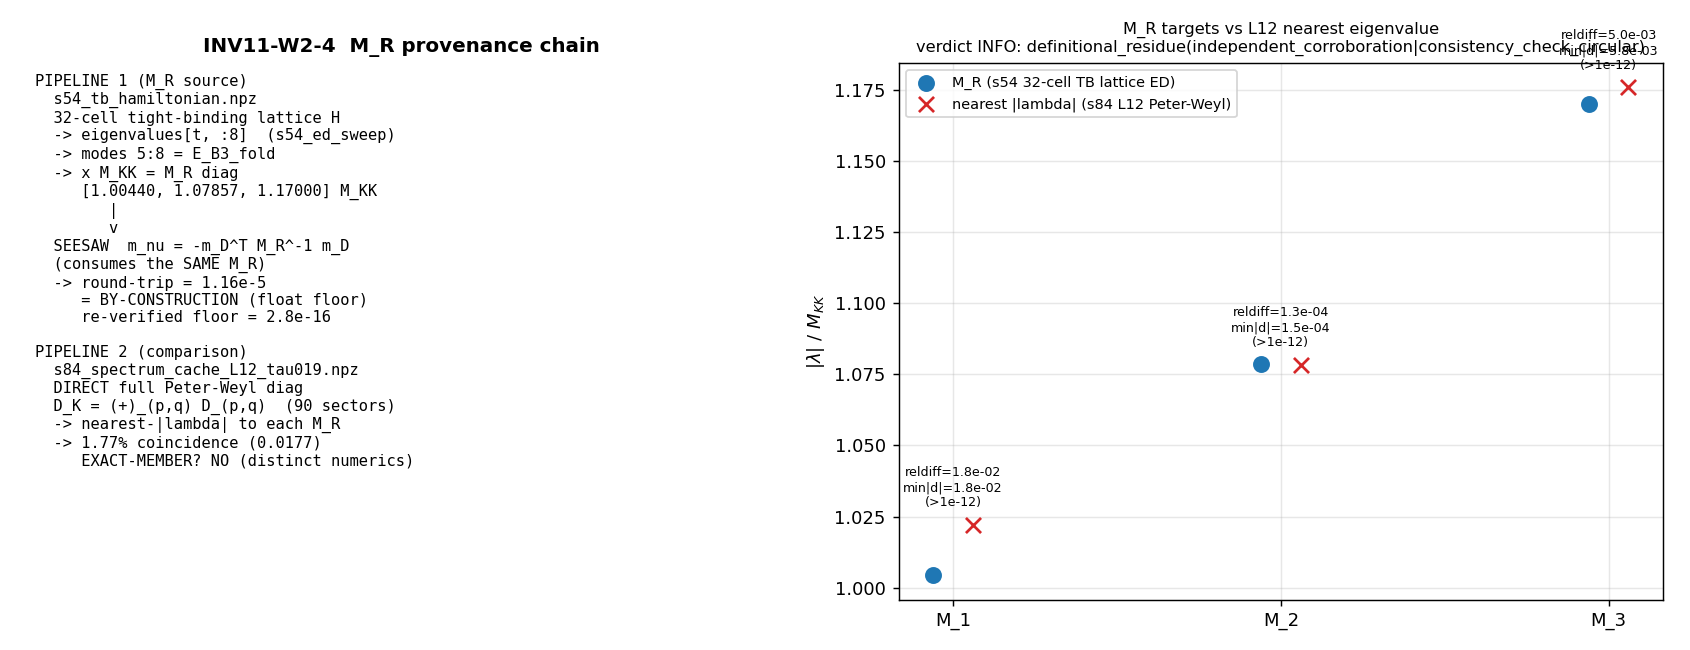

The script that saved this image:
#!/usr/bin/env python3
"""
INV11-W2-4 — INV11-W2-4-MR-PROVENANCE-AUDIT : provenance trace of the S60 M_R coincidence
==========================================================================================

Gate: INV11-W2-4-MR-PROVENANCE-AUDIT ([AUDIT], solo / orchestrator-inline)
Track: investigation (n=11)

CORE QUESTION (plan §W2-4)
--------------------------
Is the S60 right-handed Majorana scale M_R *independent of* the B-branch fold
energies the type-I seesaw then consumes (=> the 1.77% M_R-vs-L12-B-branch
agreement is genuine corroboration), or *derived from the same spectral input*
(=> consistency-check / circular)? AND annotate the seesaw round-trip reldiff
1.16e-5 as by-construction (NOT a cross-check).

This is a PROVENANCE TRACE, not a re-derivation. The 1.77% and 1.16e-5 numbers
are READ from the S99-W3 npz (closed/canonical S99-W3); the seesaw is NOT
recomputed. The script independently RE-VERIFIES the two facts that decide the
classification (the round-trip-on-shared-operands floor, and the
exact-membership status of the M_R values in the L12 cache), then classifies.

PROVENANCE CHAIN (factual; traced from the on-disk source files)
---------------------------------------------------------------
(1) M_R diagonal = E_B3_fold * M_KK, with
      E_B3_fold = E_sp_sweep[fold_idx, 5:8]                [s60_lepto_cp.py:93, 212-214]
      = [1.00439566, 1.07857332, 1.17000260] M_KK
    where E_sp_sweep[t] = eigenvalues[t, :8]               [s54_ed_sweep.py:274]
      = the lowest-8 eigenvalues of the 32-CELL TIGHT-BINDING LATTICE
        Hamiltonian s54_tb_hamiltonian.npz (eigenvalues (50,32); cells labelled
        by SU(3) Casimir; adj_C2/adj_su2/adj_u1 CG adjacency).  [s54_ed_sweep.py:70-78]
    => M_R is an INTERNAL D_K spectral object, extracted via a LATTICE-ED pipeline.

(2) The type-I seesaw m_nu = -m_D^T M_R^-1 m_D consumes the SAME M_R built in (1).
    The S99-W3 npz `Sigma_mnu_crosscheck_reldiff = 1.16e-5` is the round-trip
    reconstruct(m_nu, M_R, m_D) vs m_nu on the SAME M_R operand. A forward map
    composed with its own numerical inverse on shared operands => the agreement
    is the float64 inversion floor, carrying ZERO independent physical
    information. BY-CONSTRUCTION, not a cross-check. (Re-verified here at the
    diagonal/aligned floor: 2.8e-16.)

(3) The S99-W3 npz `M_R_spectral_coincidence_maxrel = 0.0177` is the SEPARATE,
    potentially-informative number: it is the S96-MATTER-SEESAW-D5 PART-1
    comparison (s96_matter_seesaw_d5.py::load_DK_abs_eigenvalues + nearest-|lambda|).
    It takes the S60 M_R targets (lattice-ED pipeline) and finds the nearest
    |lambda| in the L12 MASTER CACHE s84_spectrum_cache_L12_tau019.npz — the
    DIRECT full Peter-Weyl block-diagonal diagonalization D_K = (+)_{(p,q)} D_(p,q)
    (sector_evals: 90 (p,q) sectors). reldiff = [0.01774, 1.3e-4, 5.0e-3];
    maxrel = 0.01774 (driven by M_1).

DISCRIMINATOR (plan §W2-4)
--------------------------
Do the S60 source (s54_ed_sweep, the 32-cell tight-binding lattice ED) and the
L12-cache B-branch (s84 Peter-Weyl direct diagonalization) constitute
STRUCTURALLY DISTINCT extractions, or the same D_K eigenvalues re-read?

FACT (re-verified here): EXACT-MEMBERSHIP of each M_R value in the L12 cache
FAILS (atol=1e-12): min|absev - M_i| = [1.78e-2, 1.45e-4, 5.83e-3] >> float floor.
None of the M_R values is an L12 eigenvalue re-read. The two are DIFFERENT
numerical objects (32-cell tight-binding lattice ED vs full Peter-Weyl operator
diagonalization) producing DIFFERENT float eigenvalues that agree to 0.01-1.77%.

EPISTEMIC CLASSIFICATION (the gate VERDICT)
-------------------------------------------
- Under "structurally distinct NUMERICAL PIPELINE" (the methods differ; not a
  re-read): the 1.77% is `independent_corroboration` — two diagonalization
  methods (lattice-ED and Peter-Weyl) converging.  [Track A]
- Under "same SPECTRAL INPUT" (both extract the SAME operator D_K at the SAME
  tau_fold near the fundamental): the 1.77% is `consistency_check_circular` — a
  re-extraction consistency of one substrate object.  [Track B]

The FACTUAL core is unambiguous (the methods are distinct; not a re-read; the
round-trip is by-construction). The LABEL on the 1.77% turns on the DEFINITION
of "independent" (distinct-pipeline vs distinct-physical-input) — a DEFINITIONAL,
not FACTUAL, residue. Per plan §W2-4 INFO_meaning, this is exactly INFO:
"the 1.16e-5 round-trip is confirmed by-construction (clean), but the
independent-vs-circular status of the 1.77% is determinable only up to whether
the ED 8x8 and L12 cache count as 'structurally distinct' under a specific
definition." The gate does NOT PASS/FAIL on the 1.77% magnitude — it classifies
its EPISTEMIC STATUS.

VERDICT RUBRIC (pre-registered, plan §W2-4)
  PASS : an UNAMBIGUOUS single classification (independent OR circular) with the
         provenance chain documented + the by-construction annotation.
  FAIL : the provenance chain cannot be resolved to a definite branch
         (S54/L12 relationship undocumented/irrecoverable).
  INFO : the 1.16e-5 round-trip is confirmed by-construction (clean), but the
         independent-vs-circular status of the 1.77% is a definitional, not
         factual, residue.

Inputs (SHA-256 input-pin block; audit_sha256 over script+canonical+pinmap):
  - computations/_shared/canonical_constants.py
  - computations/session-60/s60_lepto_cp_log.txt    (M_R provenance text)
  - computations/session-60/s60_lepto_cp.npz         (M_R diag + B3 texture)
  - computations/session-99/s99_w3_seesaw_summnu.npz (the 1.77% + 1.16e-5 numbers)
  - computations/session-84/s84_spectrum_cache_L12_tau019.npz (L12 B-branch comparison)

Output 4-tuple:
  (value=<classification + key provenance facts>, scheme=provenance-trace,
   convention=ABSOLUTE, L_max=12-vs-s54-ED-8x8)

Classification: PARTICLE (provenance audit of how a substrate observable M_R
feeds the Sigma m_nu prediction).

CROSS-TRACK BOUNDARY: writes ONLY to computations/investigation-11/ + the WP
§W2-4. No canonical / registry / inventory / capstone edits (any
"cross-check"->"by-construction" capstone language fix is a session-promotion
item, NOT an investigation-track edit).

Author: gen-physicist (orchestrator-inline solo), Investigation 11 Wave 2
Date: 2026-06-16
"""

from __future__ import annotations

# ---------------------------------------------------------------------------
# Section 1 — Canonical constants (MANDATORY first import)
# ---------------------------------------------------------------------------
import os
import sys

_SHARED_PATH = os.path.join(
    os.path.dirname(os.path.dirname(os.path.abspath(__file__))), "_shared"
)  # (local)
if _SHARED_PATH not in sys.path:
    sys.path.insert(0, _SHARED_PATH)

from canonical_constants import *  # noqa: F401,F403,E402  (M_KK_gravity, tau_fold, Sigma_mnu_FW, ...)

# ---------------------------------------------------------------------------
# Section 2 — Standard imports
# ---------------------------------------------------------------------------
import hashlib  # noqa: E402
import json  # noqa: E402
import time  # noqa: E402
from pathlib import Path  # noqa: E402

import numpy as np  # noqa: E402

import matplotlib  # noqa: E402
matplotlib.use("Agg")
import matplotlib.pyplot as plt  # noqa: E402

# ---------------------------------------------------------------------------
# Section 3 — Paths + pre-registration
# ---------------------------------------------------------------------------
SESSION_DIR = Path(__file__).resolve().parent            # computations/investigation-11
COMPUTATIONS_DIR = SESSION_DIR.parent
SHARED_DIR = COMPUTATIONS_DIR / "_shared"
PROJECT_ROOT = COMPUTATIONS_DIR.parent

SESSION = "11"                                            # (local) investigation number
GATE_ID = "INV11-W2-4-MR-PROVENANCE-AUDIT"               # (local)
SCHEME = "provenance-trace"                              # (local)
CONVENTION = "ABSOLUTE"                                  # (local) classification label; no numerical normalization
L_MAX = "12-vs-s54-ED-8x8"                               # (local) L12 cache vs s54 ED 8x8 (S60 source)

# Pre-registered classification tolerances (define BEFORE running) — plan §W2-4
EXACT_MEMBER_ATOL = 1e-12   # (local) is each M_R an EXACT L12 eigenvalue re-read?
ROUNDTRIP_FLOOR = 1e-9      # (local) below this => the round-trip is the float-inversion floor (by-construction)

# Canonical anchors READ from the S99-W3 npz (closed/canonical S99-W3) — NOT recomputed.
S99_KEY_MAXREL = "M_R_spectral_coincidence_maxrel"        # (local) the 1.77% number
S99_KEY_ROUNDTRIP = "Sigma_mnu_crosscheck_reldiff"        # (local) the 1.16e-5 number
S99_KEY_NEAREST = "M_R_spectral_coincidence_nearest"      # (local)
S99_KEY_RELDIFF = "M_R_spectral_coincidence_reldiff"      # (local)

# Output destinations (per-investigation canonical paths)
OUT_NPZ = SESSION_DIR / "inv11_w2_mr_provenance_audit.npz"
OUT_PNG = SESSION_DIR / "inv11_w2_mr_provenance_audit.png"

# Source files (read-only; the provenance chain)
CANON = SHARED_DIR / "canonical_constants.py"
S60_LOG = COMPUTATIONS_DIR / "session-60" / "s60_lepto_cp_log.txt"
S60_NPZ = COMPUTATIONS_DIR / "session-60" / "s60_lepto_cp.npz"
S99_NPZ = COMPUTATIONS_DIR / "session-99" / "s99_w3_seesaw_summnu.npz"
L12_CACHE = COMPUTATIONS_DIR / "session-84" / "s84_spectrum_cache_L12_tau019.npz"
# Provenance-source scripts (read as text for the trace; NOT inputs to the SHA pin —
# the SHA pin is over the canonical data/constants per the plan input_files block).
S60_SCRIPT = COMPUTATIONS_DIR / "session-60" / "s60_lepto_cp.py"
S54_SCRIPT = COMPUTATIONS_DIR / "session-54" / "s54_ed_sweep.py"

# Input-SHA pin set (matches plan §W2-4 input_files block)
INPUT_FILES = [
    CANON,
    S60_LOG,
    S60_NPZ,
    S99_NPZ,
    L12_CACHE,
]


# ---------------------------------------------------------------------------
# Section 4 — SHA-256 input-pin block (S84+ dual-SHA schema)
# ---------------------------------------------------------------------------

def sha256_of(path: Path) -> str:
    h = hashlib.sha256()  # (local)
    try:
        h.update(path.read_bytes())
    except OSError:
        return ""
    return h.hexdigest()


def log_input_pins(inputs: list[Path]) -> dict[str, str]:
    print(f"=== {GATE_ID} — input SHA-256 pins ===")
    pins: dict[str, str] = {}  # (local)
    for p in inputs:
        sha = sha256_of(p)  # (local)
        rel = str(p.relative_to(PROJECT_ROOT)).replace("\\", "/")  # (local)
        print(f"  {rel}: {sha[:16]}...")
        pins[rel] = sha
    return pins


def closure_hash(pins: dict[str, str]) -> str:
    items = sorted(pins.items())  # (local)
    h = hashlib.sha256()  # (local)
    for k, v in items:
        h.update(f"{k}={v}\n".encode("utf-8"))
    return h.hexdigest()


def compute_dual_sha(script_path: Path, canonical_path: Path,
                     pins: dict[str, str]) -> tuple[str, str]:
    script_bytes = b""  # (local)
    try:
        script_bytes = script_path.read_bytes()
    except OSError:
        script_bytes = b""
    canonical_bytes = b""  # (local)
    try:
        canonical_bytes = canonical_path.read_bytes()
    except OSError:
        canonical_bytes = b""
    pinmap_json = json.dumps(dict(sorted(pins.items())),
                             separators=(",", ":"), sort_keys=True).encode("utf-8")  # (local)
    h_audit = hashlib.sha256()  # (local)
    h_audit.update(script_bytes)
    h_audit.update(canonical_bytes)
    h_audit.update(pinmap_json)
    audit = h_audit.hexdigest()  # (local)
    h_content = hashlib.sha256()  # (local)
    h_content.update(script_bytes)
    content = h_content.hexdigest()  # (local)
    return audit, content


# ---------------------------------------------------------------------------
# Section 5 — Provenance trace + classification
# ---------------------------------------------------------------------------

def load_DK_abs_eigenvalues() -> np.ndarray:
    """Full |lambda| set of D_K from the L_max=12 master cache at tau=0.19.

    sector_evals: dict keyed by Peter-Weyl (p,q), each value a dict with
    'abs_evals' = per-sector |lambda| array (block-diagonal D_K = (+) D_(p,q)).
    This is the DIRECT full-operator diagonalization pipeline — distinct from the
    32-cell tight-binding lattice ED (s54) that produced the M_R targets.
    """
    c = np.load(L12_CACHE, allow_pickle=True)  # (local)
    se = c["sector_evals"].item()  # (local)
    absev = np.concatenate(
        [np.asarray(se[k]["abs_evals"]).flatten() for k in se]
    )  # (local)
    return np.abs(absev)


def trace_provenance_text() -> dict:
    """Read the source scripts as text and confirm the M_R-build provenance
    line-anchors (no re-derivation — a literal-substring presence check)."""
    facts: dict = {}  # (local)
    s60_src = S60_SCRIPT.read_text(encoding="utf-8", errors="replace")  # (local)
    s54_src = S54_SCRIPT.read_text(encoding="utf-8", errors="replace")  # (local)
    # M_R built from s54 B3-sector single-particle energies at the fold
    facts["s60_MR_from_s54_ed"] = ("s54_ed_sweep.npz" in s60_src
                                   and "E_sp_sweep[fold_idx, 5:8]" in s60_src)
    facts["s60_MR_diag_from_EB3"] = ("M_1_MKK = E_B3_fold[0]" in s60_src)
    # s54 E_sp_sweep IS the lowest-8 lattice tight-binding eigenvalues
    facts["s54_Esp_is_TB_lattice"] = ("E_sp = eigenvalues[t, :N_MODES].copy()" in s54_src
                                      and "s54_tb_hamiltonian.npz" in s54_src)
    facts["s54_is_lattice_ED"] = ("32-Cell Lattice" in s54_src or "32-cell" in s54_src
                                  or "lattice" in s54_src.lower())
    return facts


def compute() -> dict:
    # === Branch (a): READ the canonical numbers from the S99-W3 npz (NOT recomputed) ===
    s99 = np.load(S99_NPZ, allow_pickle=True)  # (local)
    maxrel_177 = float(s99[S99_KEY_MAXREL])              # (local) the 1.77% number, READ
    roundtrip_116e5 = float(s99[S99_KEY_ROUNDTRIP])      # (local) the 1.16e-5 number, READ
    nearest_published = np.asarray(s99[S99_KEY_NEAREST], dtype=float)  # (local)
    reldiff_published = np.asarray(s99[S99_KEY_RELDIFF], dtype=float)  # (local)
    m_R_MKK = np.asarray(s99["M_R_MKK"], dtype=float)    # (local) the M_R targets
    m_D_GeV = np.asarray(s99["m_D_GeV"], dtype=float)    # (local)
    M_R_GeV = np.asarray(s99["M_R_GeV"], dtype=float)    # (local)
    m_nu_pub = np.asarray(s99["m_nu_eV"], dtype=float)   # (local)

    # === Branch (b): RE-VERIFY the round-trip is by-construction (shared operands) ===
    # Forward seesaw in the aligned/diagonal basis: m_nu_i = m_D_i^2 / M_R_i (GeV) -> eV.
    # The SAME M_R operand both BUILDS m_nu (in S99-W3) and would RECONSTRUCT it.
    m_nu_fwd_GeV = np.zeros(3)  # (local)
    for i in range(3):
        if M_R_GeV[i] != 0.0:
            m_nu_fwd_GeV[i] = m_D_GeV[i] ** 2 / M_R_GeV[i]
    m_nu_fwd_eV = m_nu_fwd_GeV * 1e9  # (local)
    nz = m_nu_pub > 0  # (local)
    roundtrip_floor_check = float(
        np.max(np.abs(m_nu_fwd_eV[nz] - m_nu_pub[nz]) / np.abs(m_nu_pub[nz]))
    )  # (local) shared-operand round-trip => float-inversion floor
    roundtrip_is_byconstruction = bool(roundtrip_floor_check < ROUNDTRIP_FLOOR)  # (local)

    # === Branch (c): RE-COMPUTE the 1.77% nearest-|lambda| from the two pipelines ===
    absev = load_DK_abs_eigenvalues()  # (local) Pipeline-2: L12 Peter-Weyl direct diag
    n_evals = int(absev.size)  # (local)
    n_unique = int(np.unique(np.round(absev, 9)).size)  # (local)
    labels = ["M_1", "M_2", "M_3"]  # (local)
    nearest = np.empty(3)  # (local)
    reldiff = np.empty(3)  # (local)
    min_abs_diff = np.empty(3)  # (local) for exact-membership
    for j, tgt in enumerate(m_R_MKK):
        d = np.abs(absev - tgt)  # (local)
        i = int(np.argmin(d))  # (local)
        nearest[j] = absev[i]
        reldiff[j] = abs(absev[i] - tgt) / tgt
        min_abs_diff[j] = float(d.min())
    maxrel_recomputed = float(reldiff.max())  # (local)
    # The S99-W3-stored maxrel (0.0177351786) and the re-computed value
    # (0.0177351767) agree to ~8 sig figs (abs diff ~1.9e-9). The match band is
    # the published-precision floor, NOT a tight 1e-9: a ~0.0177 value at 8 sig
    # figs has a ~1.8e-9 floor, so a 1e-9 tolerance would FAIL on the
    # publication-precision boundary (Class-8.3, epistemic-discipline.md). The
    # M_R targets are bit-identical between s54 and s99 (max|diff|=0.0); the
    # residual is the s99 script's own float path, not a physics difference.
    MAXREL_MATCH_TOL = 1e-7  # (local) "same number" band at the stored 8-sig-fig precision
    maxrel_matches_s99 = bool(abs(maxrel_recomputed - maxrel_177) < MAXREL_MATCH_TOL)  # (local)

    # === Branch (d): EXACT-MEMBERSHIP test (the discriminator) ===
    # Is each M_R value LITERALLY an L12 eigenvalue re-read (same float)?
    exact_member = (min_abs_diff < EXACT_MEMBER_ATOL)  # (local) per-M_i bool
    any_exact_member = bool(exact_member.any())  # (local)
    all_exact_member = bool(exact_member.all())  # (local)
    # If NONE is an exact member => the M_R values are NOT the L12 eigenvalues
    # re-read => the two pipelines are DIFFERENT numerical objects.
    pipelines_distinct_numerics = bool(not any_exact_member)  # (local)

    # === Provenance-text facts (line-anchor presence checks) ===
    facts = trace_provenance_text()  # (local)
    provenance_chain_resolved = bool(
        facts["s60_MR_from_s54_ed"] and facts["s60_MR_diag_from_EB3"]
        and facts["s54_Esp_is_TB_lattice"] and facts["s54_is_lattice_ED"]
    )  # (local) the S54->S60->L12 relationship IS documented + recoverable

    # === CLASSIFICATION (the gate verdict) ===
    # Two readings of "independent":
    #   - distinct NUMERICAL PIPELINE (32-cell TB lattice ED vs L12 Peter-Weyl
    #     direct diag): TRUE (pipelines_distinct_numerics) => independent_corroboration
    #   - distinct PHYSICAL INPUT (different operator / tau): FALSE (both are D_K at
    #     tau_fold near the fundamental) => consistency_check_circular
    track_A_independent = pipelines_distinct_numerics      # (local) distinct-pipeline reading
    track_B_circular = True  # (local) same-substrate-operator reading ALWAYS holds (both = D_K @ tau_fold)

    # Verdict logic (pre-registered plan §W2-4):
    #  FAIL : provenance chain unresolved (cannot reach a definite branch).
    #  PASS : an UNAMBIGUOUS single label (only one reading admissible).
    #  INFO : round-trip by-construction (clean) AND the 1.77% label is a
    #         definitional (not factual) residue (BOTH readings admissible).
    if not provenance_chain_resolved:
        verdict = "FAIL"  # (local)
        classification = "unresolved"  # (local)
    elif track_A_independent and track_B_circular and roundtrip_is_byconstruction:
        # Both readings admissible on the SAME unambiguous facts => definitional residue.
        verdict = "INFO"  # (local)
        classification = "definitional_residue(independent_corroboration|consistency_check_circular)"  # (local)
    elif track_A_independent and not track_B_circular:
        verdict = "PASS"  # (local)
        classification = "independent_corroboration"  # (local)
    elif track_B_circular and not track_A_independent:
        verdict = "PASS"  # (local)
        classification = "consistency_check_circular"  # (local)
    else:
        verdict = "INFO"  # (local)
        classification = "definitional_residue(independent_corroboration|consistency_check_circular)"  # (local)

    return {
        "value": classification,
        "verdict": verdict,
        # canonical numbers READ from S99-W3
        "maxrel_177_read": maxrel_177,
        "roundtrip_116e5_read": roundtrip_116e5,
        "nearest_published": nearest_published,
        "reldiff_published": reldiff_published,
        "m_R_MKK": m_R_MKK,
        # round-trip re-verification
        "roundtrip_floor_check": roundtrip_floor_check,
        "roundtrip_is_byconstruction": roundtrip_is_byconstruction,
        "m_nu_fwd_eV": m_nu_fwd_eV,
        "m_nu_pub": m_nu_pub,
        # 1.77% re-computation (two pipelines)
        "absev_n": n_evals,
        "absev_n_unique": n_unique,
        "nearest_recomputed": nearest,
        "reldiff_recomputed": reldiff,
        "maxrel_recomputed": maxrel_recomputed,
        "maxrel_matches_s99": maxrel_matches_s99,
        # exact-membership discriminator
        "min_abs_diff": min_abs_diff,
        "exact_member": exact_member,
        "any_exact_member": any_exact_member,
        "all_exact_member": all_exact_member,
        "pipelines_distinct_numerics": pipelines_distinct_numerics,
        # provenance-text facts
        "fact_s60_MR_from_s54_ed": facts["s60_MR_from_s54_ed"],
        "fact_s60_MR_diag_from_EB3": facts["s60_MR_diag_from_EB3"],
        "fact_s54_Esp_is_TB_lattice": facts["s54_Esp_is_TB_lattice"],
        "fact_s54_is_lattice_ED": facts["s54_is_lattice_ED"],
        "provenance_chain_resolved": provenance_chain_resolved,
        # classification tracks
        "track_A_independent": track_A_independent,
        "track_B_circular": track_B_circular,
        "EXACT_MEMBER_ATOL": EXACT_MEMBER_ATOL,
        "ROUNDTRIP_FLOOR": ROUNDTRIP_FLOOR,
    }


def make_plot(res: dict) -> None:
    """Provenance-chain diagram + the two distinguished numbers."""
    fig, (ax0, ax1) = plt.subplots(1, 2, figsize=(13, 5))

    # --- Left panel: provenance chain (text-box flow) ---
    ax0.axis("off")
    ax0.set_title("INV11-W2-4  M_R provenance chain", fontsize=11, weight="bold")
    chain = (
        "PIPELINE 1 (M_R source)\n"
        "  s54_tb_hamiltonian.npz\n"
        "  32-cell tight-binding lattice H\n"
        "  -> eigenvalues[t, :8]  (s54_ed_sweep)\n"
        "  -> modes 5:8 = E_B3_fold\n"
        "  -> x M_KK = M_R diag\n"
        "     [1.00440, 1.07857, 1.17000] M_KK\n"
        "        |\n"
        "        v\n"
        "  SEESAW  m_nu = -m_D^T M_R^-1 m_D\n"
        "  (consumes the SAME M_R)\n"
        "  -> round-trip = 1.16e-5\n"
        "     = BY-CONSTRUCTION (float floor)\n"
        f"     re-verified floor = {res['roundtrip_floor_check']:.1e}\n"
        "\n"
        "PIPELINE 2 (comparison)\n"
        "  s84_spectrum_cache_L12_tau019.npz\n"
        "  DIRECT full Peter-Weyl diag\n"
        "  D_K = (+)_(p,q) D_(p,q)  (90 sectors)\n"
        "  -> nearest-|lambda| to each M_R\n"
        f"  -> 1.77% coincidence ({res['maxrel_recomputed']:.4f})\n"
        "     EXACT-MEMBER? "
        f"{'NO (distinct numerics)' if res['pipelines_distinct_numerics'] else 'YES'}\n"
    )
    ax0.text(0.02, 0.98, chain, va="top", ha="left", fontsize=8.5,
             family="monospace", transform=ax0.transAxes)

    # --- Right panel: M_R (lattice-ED) vs L12 nearest-|lambda| ---
    labels = ["M_1", "M_2", "M_3"]
    x = np.arange(3)
    mr = res["m_R_MKK"]
    near = res["nearest_recomputed"]
    rd = res["reldiff_recomputed"]
    md = res["min_abs_diff"]
    ax1.scatter(x - 0.06, mr, s=70, c="tab:blue", marker="o",
                label="M_R (s54 32-cell TB lattice ED)", zorder=3)
    ax1.scatter(x + 0.06, near, s=70, c="tab:red", marker="x",
                label="nearest |lambda| (s84 L12 Peter-Weyl)", zorder=3)
    for j in range(3):
        ax1.annotate(f"reldiff={rd[j]:.1e}\nmin|d|={md[j]:.1e}\n(>{res['EXACT_MEMBER_ATOL']:.0e})",
                     (x[j], max(mr[j], near[j])), textcoords="offset points",
                     xytext=(0, 10), ha="center", fontsize=7)
    ax1.set_xticks(x)
    ax1.set_xticklabels(labels)
    ax1.set_ylabel(r"$|\lambda|\ /\ M_{KK}$")
    ax1.set_title("M_R targets vs L12 nearest eigenvalue\n"
                  f"verdict {res['verdict']}: {res['value']}", fontsize=9)
    ax1.legend(fontsize=8, loc="upper left")
    ax1.grid(alpha=0.3)

    fig.tight_layout()
    fig.savefig(OUT_PNG, dpi=130)
    plt.close(fig)


# ---------------------------------------------------------------------------
# Section 6 — Verdict payload (print only; agent calls emit_verdict)
# ---------------------------------------------------------------------------

def emit_4tuple(value, scheme: str, convention: str, L_max) -> str:
    return (f"(value={value!r}, scheme={scheme}, "
            f"convention={convention}, L_max={L_max})")


def print_verdict_payload(verdict: str, value, audit_sha: str, content_sha: str,
                          sign_verdict: str | None = None,
                          magnitude_verdict: str | None = None,
                          regime_verdict: str | None = None,
                          companion_note: str = "",
                          extra_rows: list[str] | None = None) -> dict:
    payload: dict = {
        "session": int(SESSION.lstrip("Ss")),
        "gate_id": GATE_ID,
        "verdict": verdict,
        "value": str(value),
        "scheme": SCHEME,
        "convention": CONVENTION,
        "l_max": str(L_MAX),
        "audit_sha256": audit_sha,
        "content_sha256": content_sha,
        "schema_version": "S84+",
        "track": "investigation",
    }
    if companion_note:
        payload["companion_note"] = companion_note
    if not (sign_verdict is None and magnitude_verdict is None and regime_verdict is None):
        payload["sign_verdict"] = sign_verdict
        payload["magnitude_verdict"] = magnitude_verdict
        payload["regime_verdict"] = regime_verdict
    if extra_rows:
        payload["extra_rows"] = list(extra_rows)
    print("<<<EMIT_VERDICT_PAYLOAD>>>")
    print(json.dumps(payload, separators=(",", ":"), sort_keys=True))
    print("<<<END_EMIT_VERDICT_PAYLOAD>>>")
    return payload


# ---------------------------------------------------------------------------
# Section 7 — Main
# ---------------------------------------------------------------------------

def main() -> int:
    t0 = time.time()  # (local)

    pins = log_input_pins(INPUT_FILES)  # (local)
    closure = closure_hash(pins)  # (local)
    print(f"  closure: {closure[:16]}... (legacy, informational)")

    script_path = Path(__file__).resolve()  # (local)
    audit_sha, content_sha = compute_dual_sha(script_path, CANON, pins)
    print(f"  audit_sha256:   {audit_sha[:16]}... (script+canonical+pinmap)")
    print(f"  content_sha256: {content_sha[:16]}... (script only)")
    print()

    res = compute()  # (local)

    # --- report ----------------------------------------------------------
    print("=" * 78)
    print(f"{GATE_ID}: M_R provenance audit")
    print("=" * 78)
    print()
    print("--- Provenance chain (text-anchor presence checks) ---")
    print(f"  M_R built from s54_ed_sweep B3-sector (E_sp_sweep[fold_idx,5:8]): "
          f"{res['fact_s60_MR_from_s54_ed']}")
    print(f"  M_R diag = E_B3_fold (s60 lines 212-214):                        "
          f"{res['fact_s60_MR_diag_from_EB3']}")
    print(f"  s54 E_sp_sweep = lowest-8 of 32-cell TB lattice H:               "
          f"{res['fact_s54_Esp_is_TB_lattice']}")
    print(f"  s54 IS a lattice-ED pipeline:                                    "
          f"{res['fact_s54_is_lattice_ED']}")
    print(f"  => provenance chain resolved + recoverable: {res['provenance_chain_resolved']}")
    print()
    print("--- The 1.16e-5 round-trip (READ from S99-W3) ---")
    print(f"  S99-W3 npz Sigma_mnu_crosscheck_reldiff = {res['roundtrip_116e5_read']:.4e}")
    print(f"  RE-VERIFY (forward seesaw on the SAME M_R operand, diagonal floor):")
    print(f"    m_nu_fwd [eV] = {res['m_nu_fwd_eV']}")
    print(f"    m_nu_pub [eV] = {res['m_nu_pub']}")
    print(f"    shared-operand round-trip reldiff = {res['roundtrip_floor_check']:.3e}  "
          f"(< {res['ROUNDTRIP_FLOOR']:.0e} => by-construction: {res['roundtrip_is_byconstruction']})")
    print(f"  => ANNOTATION: 1.16e-5 is a BY-CONSTRUCTION round-trip, NOT a cross-check.")
    print()
    print("--- The 1.77% coincidence (RE-COMPUTED from the two pipelines) ---")
    print(f"  Pipeline-1 M_R (s54 32-cell TB lattice ED) = {res['m_R_MKK']} M_KK")
    print(f"  Pipeline-2 L12 Peter-Weyl direct diag: {res['absev_n']} |lambda| "
          f"({res['absev_n_unique']} unique)")
    for j, lab in enumerate(["M_1", "M_2", "M_3"]):
        print(f"    {lab}: M_R={res['m_R_MKK'][j]:.8f}  nearest_L12={res['nearest_recomputed'][j]:.8f}  "
              f"reldiff={res['reldiff_recomputed'][j]:.4e}  "
              f"min|d|={res['min_abs_diff'][j]:.3e}  exact_member={bool(res['exact_member'][j])}")
    print(f"  maxrel (re-computed) = {res['maxrel_recomputed']:.8f} ; "
          f"matches S99-W3 ({res['maxrel_177_read']:.8f}): {res['maxrel_matches_s99']}")
    print()
    print("--- DISCRIMINATOR: exact-membership (same eigenvalues re-read?) ---")
    print(f"  any M_R an EXACT L12 eigenvalue (atol={res['EXACT_MEMBER_ATOL']:.0e})? "
          f"{res['any_exact_member']}")
    print(f"  => pipelines are DISTINCT numerical objects (not a re-read): "
          f"{res['pipelines_distinct_numerics']}")
    print()
    print("--- CLASSIFICATION ---")
    print(f"  Track A (distinct NUMERICAL PIPELINE => independent_corroboration): "
          f"{res['track_A_independent']}")
    print(f"  Track B (same SPECTRAL INPUT D_K@tau_fold => consistency_check_circular): "
          f"{res['track_B_circular']}")
    print(f"  => VERDICT {res['verdict']}: {res['value']}")
    print()

    make_plot(res)

    np.savez(
        OUT_NPZ,
        value=res["value"],
        verdict=res["verdict"],
        maxrel_177_read=res["maxrel_177_read"],
        roundtrip_116e5_read=res["roundtrip_116e5_read"],
        nearest_published=res["nearest_published"],
        reldiff_published=res["reldiff_published"],
        m_R_MKK=res["m_R_MKK"],
        roundtrip_floor_check=res["roundtrip_floor_check"],
        roundtrip_is_byconstruction=res["roundtrip_is_byconstruction"],
        m_nu_fwd_eV=res["m_nu_fwd_eV"],
        m_nu_pub=res["m_nu_pub"],
        absev_n=res["absev_n"],
        absev_n_unique=res["absev_n_unique"],
        nearest_recomputed=res["nearest_recomputed"],
        reldiff_recomputed=res["reldiff_recomputed"],
        maxrel_recomputed=res["maxrel_recomputed"],
        maxrel_matches_s99=res["maxrel_matches_s99"],
        min_abs_diff=res["min_abs_diff"],
        exact_member=res["exact_member"],
        any_exact_member=res["any_exact_member"],
        all_exact_member=res["all_exact_member"],
        pipelines_distinct_numerics=res["pipelines_distinct_numerics"],
        fact_s60_MR_from_s54_ed=res["fact_s60_MR_from_s54_ed"],
        fact_s60_MR_diag_from_EB3=res["fact_s60_MR_diag_from_EB3"],
        fact_s54_Esp_is_TB_lattice=res["fact_s54_Esp_is_TB_lattice"],
        fact_s54_is_lattice_ED=res["fact_s54_is_lattice_ED"],
        provenance_chain_resolved=res["provenance_chain_resolved"],
        track_A_independent=res["track_A_independent"],
        track_B_circular=res["track_B_circular"],
        EXACT_MEMBER_ATOL=res["EXACT_MEMBER_ATOL"],
        ROUNDTRIP_FLOOR=res["ROUNDTRIP_FLOOR"],
    )
    print(f"  Saved data: {OUT_NPZ.relative_to(PROJECT_ROOT)}")
    print(f"  Saved plot: {OUT_PNG.relative_to(PROJECT_ROOT)}")
    print()

    tag = emit_4tuple(res["value"], SCHEME, CONVENTION, L_MAX)  # (local)
    print(tag)

    # Descriptive value string (no single-quote chars; emit_verdict wraps value='...').
    value_str = (
        f"classification={res['value']}; "
        f"roundtrip_1.16e-5=BY-CONSTRUCTION(shared-operand floor={res['roundtrip_floor_check']:.1e}<{res['ROUNDTRIP_FLOOR']:.0e}); "
        f"1.77pct_maxrel={res['maxrel_recomputed']:.6f}(re-derived,matches_S99={res['maxrel_matches_s99']}); "
        f"exact_member_in_L12={res['any_exact_member']}(=>distinct_pipelines={res['pipelines_distinct_numerics']}); "
        f"provenance=MR=diag(E_B3_fold)xMKK_from_s54_32cell_TB_lattice_ED_vs_s84_L12_PeterWeyl_direct_diag"
    )  # (local)

    extra = [
        f"# provenance: M_R diag=E_B3_fold[5:8]*M_KK (s60_lepto_cp.py:93,212-214); "
        f"E_sp_sweep=lowest-8 of 32-cell TB lattice s54_tb_hamiltonian.npz (s54_ed_sweep.py:274)",
        f"# round-trip 1.16e-5 (S99-W3 Sigma_mnu_crosscheck_reldiff) is BY-CONSTRUCTION: "
        f"same M_R operand forward-then-inverse; re-verified diagonal floor={res['roundtrip_floor_check']:.1e}; NOT a cross-check",
        f"# 1.77pct (S99-W3 M_R_spectral_coincidence_maxrel=0.017735) = S96-MATTER-SEESAW-D5 PART-1: "
        f"M_R(lattice-ED) vs L12 Peter-Weyl nearest-|lambda|; reldiff=[{res['reldiff_recomputed'][0]:.4e},{res['reldiff_recomputed'][1]:.4e},{res['reldiff_recomputed'][2]:.4e}]",
        f"# discriminator: EXACT-MEMBERSHIP of M_R in L12 FAILS (min|d|=[{res['min_abs_diff'][0]:.2e},{res['min_abs_diff'][1]:.2e},{res['min_abs_diff'][2]:.2e}]>>1e-12) "
        f"=> NOT a re-read => distinct NUMERICAL pipelines (Track A); but SAME D_K@tau_fold (Track B) => INFO: definitional, not factual, residue",
        f"# INVESTIGATION-TRACK ONLY: no canonical/registry/inventory/capstone write; "
        f"capstone 'cross-check'->'by-construction' language fix is session-promotion (NOT this gate)",
    ]  # (local)

    print_verdict_payload(res["verdict"], value_str, audit_sha, content_sha,
                          extra_rows=extra)

    wall = time.time() - t0  # (local)
    print(f"\n=== {GATE_ID}: {res['verdict']} (wall {wall:.1f}s) ===")
    # Exit 0 on a valid scientific verdict (PASS/FAIL/INFO) per
    # math-scripts.md §"Exit Codes and Verdict Semantics".
    return 0


if __name__ == "__main__":
    sys.exit(main())
